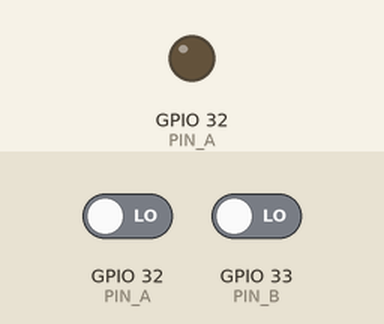
A sketch run on a simulated ESP32. Parts: output pins drawn as LEDs (lit = HIGH). The inputs (shaded band) are chosen by the test bench; at power-on: GPIO 32 (PIN_A) LOW, GPIO 33 (PIN_B) LOW. What the sketch prints to the serial monitor is not drawn.

Above: at 1.1 s.
Timing chart, 0 to 2.6 s (numbered marks = the images above):
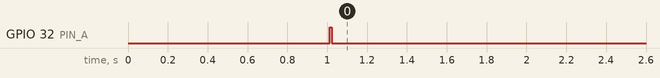

The sketch:

esp32_gpio_test.ino
```cpp
/*
 * ESP32 GPIO32/GPIO33 jumper test for the RC522 diagnostic's SS and RST pins.
 * Disconnect other hardware. Connect GPIO32 directly to GPIO33 with one jumper.
 * Open Serial Monitor at 115200 baud.
 */

constexpr uint8_t PIN_A = 32;
constexpr uint8_t PIN_B = 33;

bool testDirection(uint8_t outputPin, uint8_t inputPin, const char *label) {
  pinMode(outputPin, OUTPUT);
  pinMode(inputPin, INPUT_PULLDOWN);
  bool passed = true;

  digitalWrite(outputPin, LOW);
  delay(10);
  bool lowOK = digitalRead(inputPin) == LOW;
  Serial.printf("%s LOW readback: %s\n", label, lowOK ? "PASS" : "FAIL");

  digitalWrite(outputPin, HIGH);
  delay(10);
  bool highOK = digitalRead(inputPin) == HIGH;
  Serial.printf("%s HIGH readback: %s\n", label, highOK ? "PASS" : "FAIL");

  digitalWrite(outputPin, LOW);
  pinMode(outputPin, INPUT);
  pinMode(inputPin, INPUT);
  return passed && lowOK && highOK;
}

void setup() {
  Serial.begin(115200);
  delay(1000);
  Serial.println("ESP32 GPIO32/GPIO33 test");
  Serial.println("With GPIO32 jumpered to GPIO33, each direction should pass LOW and HIGH.");

  bool aToB = testDirection(PIN_A, PIN_B, "GPIO32 -> GPIO33");
  bool bToA = testDirection(PIN_B, PIN_A, "GPIO33 -> GPIO32");
  Serial.println(aToB && bToA ? "GPIO TEST PASS" : "GPIO TEST FAIL");
}

void loop() {}
```
